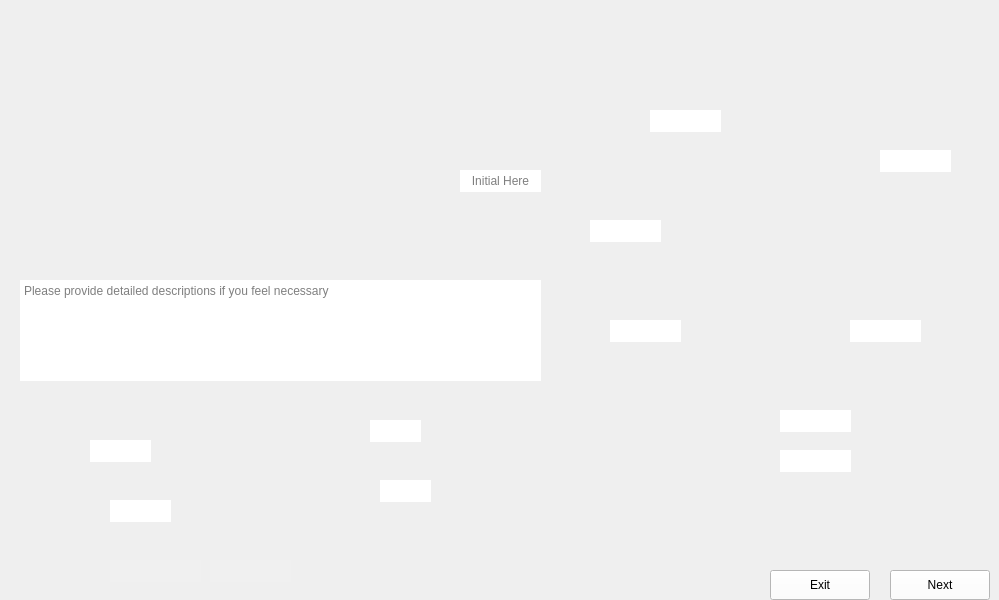
      <widget class="QWidget" name="Premount_Clean_and_Measure_Subwafer_1">
       <property name="maximumSize">
        <size>
         <width>1024</width>
         <height>600</height>
        </size>
       </property>
       <property name="styleSheet">
        <string notr="true">border-image: url(:/images/images/Premount_Clean_and_Measure_Subwafer_1.png);</string>
       </property>
       <widget class="QLineEdit" name="Premount_Clean_and_Measure_Subwafer_1_Data0">
        <property name="geometry">
         <rect>
          <x>460</x>
          <y>170</y>
          <width>81</width>
          <height>22</height>
         </rect>
        </property>
        <property name="styleSheet">
         <string notr="true">border-image:None;
border: None;</string>
        </property>
        <property name="alignment">
         <set>Qt::AlignCenter</set>
        </property>
        <property name="placeholderText">
         <string>Initial Here</string>
        </property>
       </widget>
       <widget class="QLineEdit" name="Premount_Clean_and_Measure_Subwafer_1_Data1">
        <property name="geometry">
         <rect>
          <x>650</x>
          <y>110</y>
          <width>71</width>
          <height>22</height>
         </rect>
        </property>
        <property name="styleSheet">
         <string notr="true">border-image:None;
border: None;</string>
        </property>
       </widget>
       <widget class="QLineEdit" name="Premount_Clean_and_Measure_Subwafer_1_Data2">
        <property name="geometry">
         <rect>
          <x>590</x>
          <y>220</y>
          <width>71</width>
          <height>22</height>
         </rect>
        </property>
        <property name="styleSheet">
         <string notr="true">border-image:None;
border: None;</string>
        </property>
       </widget>
       <widget class="QLineEdit" name="Premount_Clean_and_Measure_Subwafer_1_Data3">
        <property name="geometry">
         <rect>
          <x>610</x>
          <y>320</y>
          <width>71</width>
          <height>22</height>
         </rect>
        </property>
        <property name="styleSheet">
         <string notr="true">border-image:None;
border: None;</string>
        </property>
       </widget>
       <widget class="QLineEdit" name="Premount_Clean_and_Measure_Subwafer_1_Data4">
        <property name="geometry">
         <rect>
          <x>850</x>
          <y>320</y>
          <width>71</width>
          <height>22</height>
         </rect>
        </property>
        <property name="styleSheet">
         <string notr="true">border-image:None;
border: None;</string>
        </property>
       </widget>
       <widget class="QLineEdit" name="Premount_Clean_and_Measure_Subwafer_1_Data5">
        <property name="geometry">
         <rect>
          <x>880</x>
          <y>150</y>
          <width>71</width>
          <height>22</height>
         </rect>
        </property>
        <property name="styleSheet">
         <string notr="true">border-image:None;
border: None;</string>
        </property>
       </widget>
       <widget class="QLineEdit" name="Premount_Clean_and_Measure_Subwafer_1_Data6">
        <property name="geometry">
         <rect>
          <x>780</x>
          <y>410</y>
          <width>71</width>
          <height>22</height>
         </rect>
        </property>
        <property name="styleSheet">
         <string notr="true">border-image:None;
border: None;</string>
        </property>
       </widget>
       <widget class="QLineEdit" name="Premount_Clean_and_Measure_Subwafer_1_Data7">
        <property name="geometry">
         <rect>
          <x>780</x>
          <y>450</y>
          <width>71</width>
          <height>22</height>
         </rect>
        </property>
        <property name="styleSheet">
         <string notr="true">border-image:None;
border: None;</string>
        </property>
       </widget>
       <widget class="QLineEdit" name="Premount_Clean_and_Measure_Subwafer_1_Data8">
        <property name="geometry">
         <rect>
          <x>370</x>
          <y>420</y>
          <width>51</width>
          <height>22</height>
         </rect>
        </property>
        <property name="styleSheet">
         <string notr="true">border-image:None;
border: None;</string>
        </property>
       </widget>
       <widget class="QLineEdit" name="Premount_Clean_and_Measure_Subwafer_1_Data9">
        <property name="geometry">
         <rect>
          <x>380</x>
          <y>480</y>
          <width>51</width>
          <height>22</height>
         </rect>
        </property>
        <property name="styleSheet">
         <string notr="true">border-image:None;
border: None;</string>
        </property>
       </widget>
       <widget class="QLineEdit" name="Premount_Clean_and_Measure_Subwafer_1_Data10">
        <property name="geometry">
         <rect>
          <x>90</x>
          <y>440</y>
          <width>61</width>
          <height>22</height>
         </rect>
        </property>
        <property name="styleSheet">
         <string notr="true">border-image:None;
border: None;</string>
        </property>
       </widget>
       <widget class="QLineEdit" name="Premount_Clean_and_Measure_Subwafer_1_Data11">
        <property name="geometry">
         <rect>
          <x>110</x>
          <y>500</y>
          <width>61</width>
          <height>22</height>
         </rect>
        </property>
        <property name="styleSheet">
         <string notr="true">border-image:None;
border: None;</string>
        </property>
       </widget>
       <widget class="QLineEdit" name="Premount_Clean_and_Measure_Subwafer_1_Initial">
        <property name="geometry">
         <rect>
          <x>210</x>
          <y>560</y>
          <width>81</width>
          <height>22</height>
         </rect>
        </property>
        <property name="styleSheet">
         <string notr="true">QLineEdit{
background-color: rgb(240, 240, 240);
border: none;
border-image:None;
}</string>
        </property>
       </widget>
       <widget class="QLineEdit" name="Premount_Clean_and_Measure_Subwafer_1_Dates">
        <property name="geometry">
         <rect>
          <x>110</x>
          <y>560</y>
          <width>91</width>
          <height>22</height>
         </rect>
        </property>
        <property name="styleSheet">
         <string notr="true">QLineEdit{
background-color: rgb(240, 240, 240);
border: none;
border-image:None;
}</string>
        </property>
       </widget>
       <widget class="QPushButton" name="Premount_Clean_and_Measure_Subwafer_1_Next">
        <property name="geometry">
         <rect>
          <x>890</x>
          <y>570</y>
          <width>100</width>
          <height>30</height>
         </rect>
        </property>
        <property name="styleSheet">
         <string notr="true">QPushButton{
background-color: rgb(255, 255, 255);
height: 35px;
border-image:None;
}
QPushButton::hover{
background-color: rgb(0, 0, 255);
}
QPushButton:pressed{
padding-top:7px;
padding-top:7px;
}</string>
        </property>
        <property name="text">
         <string>Next</string>
        </property>
       </widget>
       <widget class="QPushButton" name="Premount_Clean_and_Measure_Subwafer_1_Back">
        <property name="geometry">
         <rect>
          <x>770</x>
          <y>570</y>
          <width>100</width>
          <height>30</height>
         </rect>
        </property>
        <property name="styleSheet">
         <string notr="true">QPushButton{
background-color: rgb(255, 255, 255);
height: 35px;
border-image:None;
}
QPushButton::hover{
background-color: rgb(0, 0, 255);
}
QPushButton:pressed{
padding-top:7px;
padding-top:7px;
}</string>
        </property>
        <property name="text">
         <string>Exit</string>
        </property>
       </widget>
       <widget class="QTextEdit" name="Premount_Clean_and_Measure_Subwafer_1_Comments">
        <property name="geometry">
         <rect>
          <x>20</x>
          <y>280</y>
          <width>521</width>
          <height>101</height>
         </rect>
        </property>
        <property name="styleSheet">
         <string notr="true">border-image:None;
border: None;</string>
        </property>
        <property name="placeholderText">
         <string>Please provide detailed descriptions if you feel necessary </string>
        </property>
       </widget>
      </widget>
